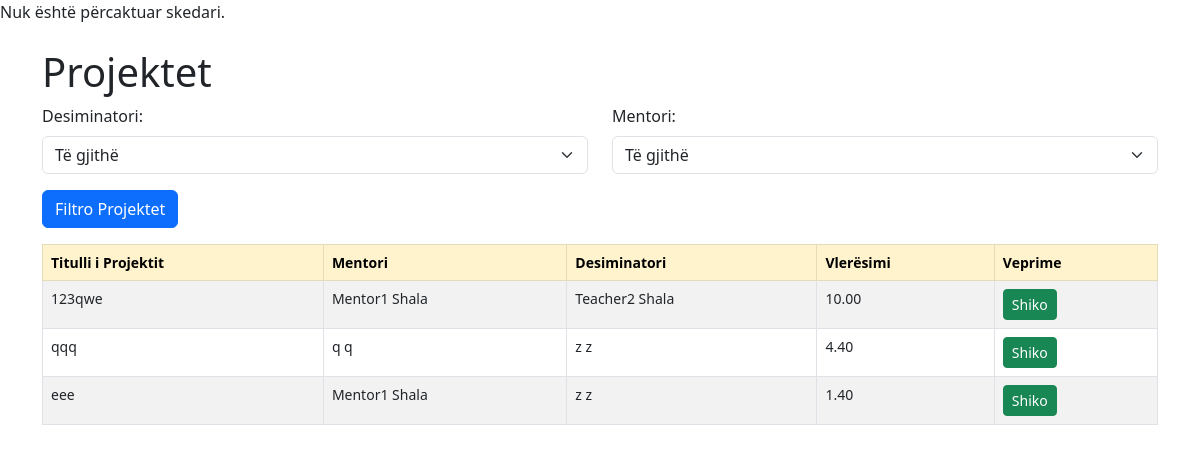
/backend/projektet.php (signed in), run on the app's committed database.
### tables this page shows
CREATE TABLE `projektet` (
  `id` int(11) NOT NULL,
  `titulli` varchar(100) NOT NULL,
  `mentori_id` int(11) NOT NULL,
  `desiminatori_id` int(11) NOT NULL,
  `vleresimi` float DEFAULT 0,
  `statusi` enum('ne zhvillim','perfunduara') NOT NULL DEFAULT 'ne zhvillim'
);

CREATE TABLE `mentoret` (
  `id` int(11) NOT NULL,
  `emri` varchar(50) NOT NULL,
  `mbiemri` varchar(50) NOT NULL,
  `email` varchar(100) NOT NULL,
  `numri_telefonit` varchar(20) NOT NULL,
  `qyteti_rajoni` varchar(50) DEFAULT NULL,
  `password` varchar(255) NOT NULL
);

CREATE TABLE `desiminatoret` (
  `id` int(11) NOT NULL,
  `emri` varchar(50) NOT NULL,
  `mbiemri` varchar(50) NOT NULL,
  `email` varchar(100) NOT NULL,
  `numri_telefonit` varchar(20) NOT NULL,
  `qyteti_rajoni` varchar(50) DEFAULT NULL,
  `password` varchar(255) NOT NULL
);

### backend/projektet.php (the view, shortened to what this page needs)
<?php
include 'db.php';
$sql = "SELECT p.id, p.titulli, p.vleresimi, m.emri AS mentori_emri, m.mbiemri AS mentori_mbiemri, d.emri AS desiminatori_emri, d.mbiemri AS desiminatori_mbiemri
        FROM projektet p
        JOIN mentoret m ON p.mentori_id = m.id
        JOIN desiminatoret d ON p.desiminatori_id = d.id";
$params = [];
$stmt = $conn->prepare($sql);
$stmt->execute($params);
$projektet = $stmt->fetchAll(PDO::FETCH_ASSOC);
?>
<!DOCTYPE html>
<html lang="sq">
<head>
    <link href="https://cdn.jsdelivr.net/npm/bootstrap@5.3.0-alpha3/dist/css/bootstrap.min.css" rel="stylesheet">
</head>
<body>
    <div class="container mt-4">
        <h1>Projektet</h1>
        <form method="get" action="projektet.php" class="mb-3">
            <div class="row">
                <div class="col-md-6">
                    <label for="desiminatori_id" class="form-label">Desiminatori:</label>
                    <select id="desiminatori_id" name="desiminatori_id" class="form-select">
                        <option value="">Të gjithë</option>
                    </select>
                </div>
                <div class="col-md-6">
                    <label for="mentori_id" class="form-label">Mentori:</label>
                    <select id="mentori_id" name="mentori_id" class="form-select">
                        <option value="">Të gjithë</option>
                    </select>
                </div>
            </div>
            <button type="submit" class="btn btn-primary mt-3">Filtro Projektet</button>
        </form>
        <table class="table table-striped table-bordered">
            <thead class="table-warning">
                <tr>
                    <th>Titulli i Projektit</th>
                    <th>Mentori</th>
                    <th>Desiminatori</th>
                    <th>Vlerësimi</th>
                    <th>Veprime</th>
                </tr>
            </thead>
            <tbody>
                <?php foreach ($projektet as $projekti): ?>
                <tr>
                    <td><?= htmlspecialchars($projekti['titulli']) ?></td>
                    <td><?= htmlspecialchars($projekti['mentori_emri'] . ' ' . $projekti['mentori_mbiemri']) ?></td>
                    <td><?= htmlspecialchars($projekti['desiminatori_emri'] . ' ' . $projekti['desiminatori_mbiemri']) ?>
                    </td>
                    <td><?= htmlspecialchars(number_format($projekti['vleresimi'], 2)) ?></td>
                    <td>
                        <a href="./cikli_pvh.php?id=<?= htmlspecialchars($projekti['id']) ?>"
                            class="btn btn-success btn-sm">Shiko</a>
                    </td>
                </tr>
                <?php endforeach; ?>
            </tbody>
        </table>
    </div>
</body>
</html>

### backend/projektet.php (style rules this page uses)
.table th, .table td { font-size: 14px; }

### data on the page
projektet: titulli "123qwe", mentori.mbiemri "Mentor1 Shala", desiminatori.mbiemri "Teacher2 Shala", vleresimi "10.00"
projektet: titulli "qqq", mentori.mbiemri "q q", desiminatori.mbiemri "z z", vleresimi "4.40"
projektet: titulli "eee", mentori.mbiemri "Mentor1 Shala", desiminatori.mbiemri "z z", vleresimi "1.40"
